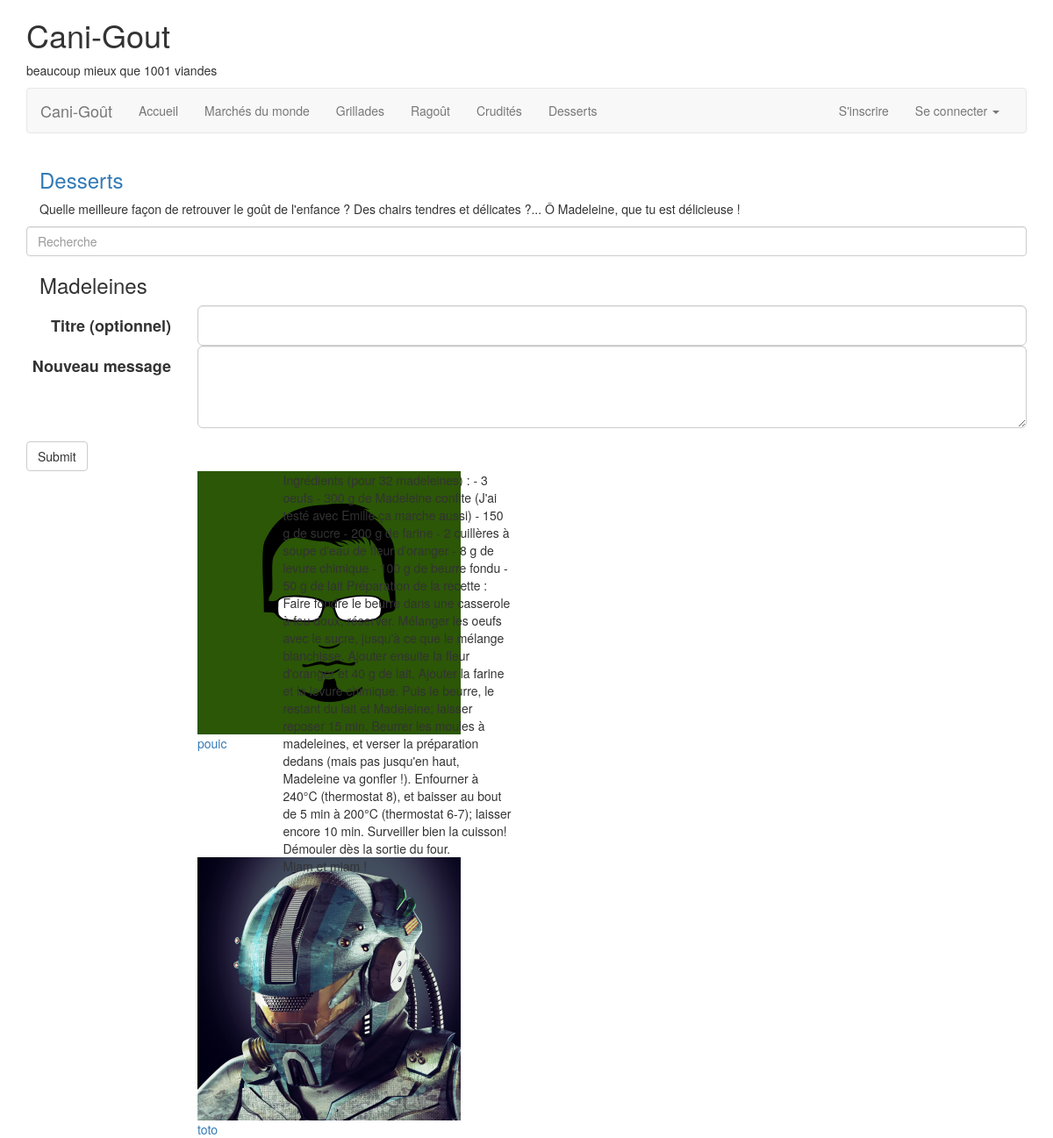
The page /Desserts/Madeleines on the database its author committed.
### tables this page shows
CREATE TABLE IF NOT EXISTS `category` (
  `id` int(11) NOT NULL AUTO_INCREMENT,
  `name` varchar(512) NOT NULL,
  `description` varchar(4096) NOT NULL,
  PRIMARY KEY (`id`),
  UNIQUE KEY `name` (`name`)
);

CREATE TABLE IF NOT EXISTS `topic` (
  `id` int(11) NOT NULL AUTO_INCREMENT,
  `name` varchar(1024) NOT NULL,
  `id_category` int(11) NOT NULL,
  `id_user` int(11) NOT NULL,
  PRIMARY KEY (`id`),
  KEY `id_category` (`id_category`),
  KEY `id_user` (`id_user`)
);

CREATE TABLE IF NOT EXISTS `post` (
  `id` int(11) NOT NULL AUTO_INCREMENT,
  `title` varchar(1024) NOT NULL,
  `content` varchar(8192) NOT NULL,
  `id_topic` int(11) NOT NULL,
  `id_user` int(11) NOT NULL,
  `reported` int(11) NOT NULL DEFAULT '0',
  `deleted` int(11) NOT NULL DEFAULT '0',
  PRIMARY KEY (`id`),
  KEY `id_user` (`id_user`),
  KEY `id_topic` (`id_topic`)
);

CREATE TABLE IF NOT EXISTS `user` (
  `id` int(11) NOT NULL AUTO_INCREMENT,
  `login` varchar(256) NOT NULL,
  `email` varchar(512) NOT NULL,
  `password` varchar(512) NOT NULL,
  `avatar` varchar(1024) NOT NULL DEFAULT 'avatar00.jpg',
  `birthdate` date NOT NULL DEFAULT '0000-00-00',
  `description` varchar(1024) NOT NULL,
  `id_permission` int(11) NOT NULL DEFAULT '3',
  `date_register` timestamp NOT NULL DEFAULT CURRENT_TIMESTAMP,
  `log_tchat_date` timestamp NOT NULL DEFAULT '2000-12-31 23:00:00',
  PRIMARY KEY (`id`),
  UNIQUE KEY `login` (`login`,`email`),
  KEY `id_permission` (`id_permission`)
);

### apps/skel.php (called while the page is built)
<?php
require('./views/skel.phtml');
?>

### apps/header.php (called while the page is built)
<?php
require('views/header.phtml');
?>

### apps/navbar.php (called while the page is built, shortened)
<?php
require('views/navbar.phtml');
?>

### models/CategoryManager.class.php (called while the page is built, shortened)
<?php
class CategoryManager
{
	private $link;
	public function __construct($link){
		$this->link = $link;
	}
	public function selectByName($category_name){
		$request = "SELECT * FROM category WHERE name='".$category_name."'";
		$res = mysqli_query($this->link, $request);
		if($res){
			$category = mysqli_fetch_object($res, 'Category', array($this->link));
			return $category;
		}else{
			throw new Exception("Erreur : Votre requête n'a pas abouti.");
		}
	}
	public function selectAll(){
		$request = "SELECT * FROM category";
		$res = mysqli_query($this->link, $request);
		if($res){
			$resultat = array();
			while ($category = mysqli_fetch_object($res, 'Category', array($this->link)))
			{
				$resultat[] = $category;
			}
			return $resultat;
		}else{
			throw new Exception("Erreur : Votre requête n'a pas abouti.");
		}
	}
}
?>

### models/Category.class.php (called while the page is built, shortened)
<?php
class Category{
	private $name;
	private $description;
	private $link;
	public function __construct($link)
	{
		$this->link = $link;
	}
	public function getName(){
		return $this->name;
	}
	public function getDescription(){
		return $this->description;
	}
	public function selectByName($name)
	{
		$name=mysqli_real_escape_string($this->link, $name);
		$request="SELECT * FROM topic WHERE name='".$name."'";
		$res=mysqli_query($this->link, $request);
		if($res)
		{
			$topic=mysqli_fetch_object($res, 'Topic', array($this->link));
			return $topic;
		}
		else
		{
			throw new Exception("Error Processing Request");
		}
	}
}
?>

### apps/content.php (called while the page is built)
<?php
require('./views/content.phtml');
?>

### apps/singlecategory.php (called while the page is built)
<?php
$name=str_replace('_', ' ', $_GET['category']);
$categoryManager=new CategoryManager($link);
$singleCategory=$categoryManager->selectByName($name);
$category = $singleCategory;
require('views/singlecategory.phtml');
?>

### apps/search.php (called while the page is built)
<?php
require('views/search.phtml');
?>

### apps/display-SinglelistTopics.php (called while the page is built)
<?php
$topic = $category->selectByName(str_replace('_', ' ', $_GET['topic']));
$listposts = $topic->selectAll();
require('views/SingleCatlistTopic.phtml');
?>

### models/Topic.class.php (called while the page is built, shortened)
<?php
class Topic{
private $id;
private $name;
private $link;
public function __construct($link)
{
	$this->link=$link;
}
	public function getName()
	{
		return $this->name;
	}
	public function selectAll()
	{
		$request="SELECT * FROM post WHERE id_topic='".$this->id."'";
		$res=mysqli_query($this->link, $request);
		if($res)
		{
			$request="SELECT * FROM post WHERE id_topic='".$this->id."'";
			$res=mysqli_query($this->link, $request);
			if($res)
			{
				$listPost=array();
				while($post=mysqli_fetch_object($res, 'Post', array($this->link)))
				{
					$listPost[]=$post;
				}
				return $listPost;
			}
			else
				{
					throw new Exception('rien !');
				}
		}
	}
}
?>

### models/Post.class.php (called while the page is built, shortened)
<?php
class Post
{
	private $content;
	private $id_user;
	public function __construct($link)
	{
		$this->link=$link;
	}
	public function getContent()
	{
		return $this->content;
	}
	public function getAuthor()
	{
		$manager = new UserManager($this->link);
		$author = $manager->selectById($this->id_user);
		return $author;
	}
}
?>

### models/UserManager.class.php (called while the page is built, shortened)
<?php
class UserManager
{
	private $link;
	public function __construct($link)
	{
		$this->link = $link;
	}
	public function selectById($id)
	{
		$request = "SELECT * FROM user WHERE id='".intval($id)."'";
		$res = mysqli_query($this->link, $request);
		$user = mysqli_fetch_object($res, 'User', array($this->link));
		if($user==null)
		{
			throw new Exception("Erreur : Cet identifiant n'existe pas.");
		}
		else
		{
			return $user;
		}
	}
}
?>

### views/navbar-category.phtml (the view)
<li><a href="category/<?=htmlentities(str_replace(' ', '_', $category->getName()))?>"><?=ucfirst(htmlentities($category->getName()))?></a></li>

### index.php (shortened to what this page needs)
<?php
$search= "";
$pageList = array('home','category','profil','register','admin','singlecategory', 'createPost', 'remotePost', 'tchat');
$page = 'home';
if (isset($_GET['page']) && in_array($_GET['page'], $pageList))
	$page = $_GET['page'];
if (isset($_SERVER['HTTP_X_REQUESTED_WITH']) && $_SERVER['HTTP_X_REQUESTED_WITH'] == 'XMLHttpRequest'){
	require('apps/'.$page.'.php');
}else{
	require('apps/skel.php');
}
?>

### views/skel.phtml (shortened to what this page needs)
<!DOCTYPE html>
<html lang="fr">
	<head>
		<link rel="stylesheet/less" href="public/styles/mixins.less">
		<link rel="stylesheet" href="https://maxcdn.bootstrapcdn.com/font-awesome/4.4.0/css/font-awesome.min.css">
		<link rel="stylesheet" href="https://maxcdn.bootstrapcdn.com/bootstrap/3.3.5/css/bootstrap.min.css">
		<link rel="stylesheet/less" href="public/styles/style.less">
		<link rel="stylesheet/less" href="public/styles/style-admin.less">
		<link rel="stylesheet/less" href="public/styles/style-tchat.less">
		<link rel="stylesheet/less" href="public/styles/style-visite.less">
	</head>
	<body>
		<div class="container-fluid">
			<?php require('./apps/header.php'); ?>
			<div class="container">
			<?php require('./apps/content.php'); ?>
			</div>
	</body>
</html>

### views/header.phtml
<header class="header container">
	<div class="cadre-header">
	<h1>Cani-Gout</h1>
	<p>beaucoup mieux que  1001 viandes</p>
	</div>
	<?php require('apps/navbar.php');?>
</header>

### views/navbar.phtml (shortened to what this page needs)
<nav class="navbar navbar-default navfont">
	<div class="container-fluid">
		<div class="navbar-header">
			<a class="navbar-brand" href="home">Cani-Goût</a>
		</div>
		<div class="collapse navbar-collapse" id="bs-example-navbar-collapse-1">
			<ul class="nav navbar-nav">
		        <li><a href="home">Accueil</a></li>
		        <?php require('apps/display-navbar-categories.php'); ?>
		    </ul>
			<ul class="nav navbar-nav navbar-right">
				<?php if(!isset($_SESSION['login'])){ ?>
				<li><a href="register">S'inscrire</a></li>
				<?php }?>
		        <li class="dropdown dropdown-module">
				<?php if(isset($_SESSION['login'], $_SESSION['permission'])){
						if($_SESSION['permission'] == "admin"){
	        				require('views/navbar-admin.phtml');
						}
						else
						{
	        				require('views/navbar-user.phtml');
						}
        			}
        			else
        			{
        				require('views/navbar-login.phtml');
        			} ?>
				</li>
		    </ul>
		</div>
	</div>
</nav>

### apps/display-navbar-categories.php
<?php
$manager = new CategoryManager($link);
try
{
	$categories = $manager-> selectAll();
	$i=0;
	while($i < count($categories))
	{
		$category = $categories[$i];
		require('views/navbar-category.phtml');
		$i++;
	}
}
catch(Exception $exception)
{
 header('Location:error');
}
?>

### views/navbar-login.phtml (shortened to what this page needs)
<a href="#" class="dropdown-toggle" data-toggle="dropdown" role="button" aria-haspopup="true" aria-expanded="false">Se connecter <span class="caret"></span></a>

### views/content.phtml
<div class="container-fluid content">
	<?php
	require("./apps/$page.php");
	?>
</div>

### views/singlecategory.phtml
<div class="row singlecategory">
	<div class="col-xs-12 forum">
		<a href="category/<?=htmlentities(str_replace(' ', '_', $category->getName()))?>"><h3><?=htmlentities($category->getName())?></h3></a>
		<p><?=htmlentities($category->getDescription())?></p>
		<?php require ('apps/display-SinglelistTopics.php');?>
	</div>
</div>

### views/search.phtml
<div class="row search">
	<form action="" method="post">
		<input type="text" name="search" placeholder="Recherche" class="form-control" autofocus value="<?=$search?>">
	</form>
</div>

### views/SingleCatlistTopic.phtml
<?php require('apps/search.php'); ?>
<div class="row">
	<div class="col-lg-9 col-md-9 col-sm-9 col-xs-12">
		<h3><?=htmlentities($topic->getName())?></h3>
	</div>
	<div class="col-lg-3 col-md-3 col-sm-3 col-xs-12">
	</div>
</div>
<div class="row">
	<div class="col-lg-12 col-md-12 col-sm-12 col-xs-12">
	<?php require('views/createPost.phtml');?>
	</div>
</div>
<div class="row">
	<div class="col-lg-2 col-md-2 col-sm-2 col-xs-2">
	</div>
	<div class="col-lg-6 col-md-6 col-sm-6 col-xs-12 rules">
	<div class="searchResult">
	<?php require('apps/listPost_single.php');?>
	</div>
	</div>
	<div class="col-lg-4 col-md-4 col-sm-4 col-xs-12 infolastpost">
	</div>
</div>

### views/createPost.phtml (shortened to what this page needs)
<form class="form-horizontal" method="POST">
	  <div class="form-group form-group-lg">
		<div class="row">
		    <label class="col-sm-2 control-label" for="formGroupInputLarge">Titre (optionnel) </label>
		    <div class="col-sm-10">
		      <input class="form-control" type="text" id="newpost" name="newpost" autofocus>
		    </div>
		</div>
		<div class="row">
		    <label class="col-sm-2 control-label" for="formGroupInputLarge">Nouveau message </label>
		      <div class="col-sm-10">
		    	<textarea class="form-control" rows="3"></textarea>
			</div>
		</div>
	</div>
		<div class="row">
			<div>
				<input type="submit" class="btn btn-default" name="validation" />
			</div>
		</div>
	</div>

### apps/listPost_single.php (shortened to what this page needs)
<?php
if(isset($_GET['search']) && $_GET['search'] !="")
{
	$search=$_GET['search'];
	$catManager = new Category($link);
	$topManager = new Topic($link);
	try
		{
		$category_name=str_replace('_', ' ', $_GET['category']);
		$topic_name=str_replace('_', ' ', $_GET['topic']);
		$this_topic=$catManager->selectByName($topic_name);
		$id_topic=$this_topic->getId();
		$found=$topManager->searchTopicPosts($id_topic,$search);
			$i=0;
			while($i<count($found))
			{
				$post=$found[$i];
				require('views/listPostSingle.phtml');
			$i++;
			}
		}
		catch(Exception $e)
		{
			$error=$e->getMessage();
		}
}
else
{
	foreach($listposts as $post)
	{
	require('views/listPostSingle.phtml');
	}
}
?>

### views/listPostSingle.phtml (shortened to what this page needs)
<div class="row listPostSingle">
	<div class="col-lg-2 col-md-2 col-sm-2 col-xs-12 autor">
		<img src="public/img/<?=htmlentities($post->getAuthor()->getAvatar())?>" alt="">
		<a href="profil/<?=htmlentities($post->getAuthor()->getLogin())?>"><?=htmlentities($post->getAuthor()->getLogin())?></a>
	</div>
	<div class="col-lg-6 col-md-6 col-sm-6 col-xs-12 rules">
		<?=htmlentities($post->getContent())?>
	</div>
	<div class="col-lg-4 col-md-4 col-sm-4 col-xs-12 infolastpost"></div>
</div>

### rows shown on the page
category: name "Marchés du monde"
category: name "Grillades"
category: name "Ragoût"
category: name "Crudités"
category: name "Desserts", description "Quelle meilleure façon de retrouver le goût de l'enfance ? Des chairs tendres et délicates ?... Ô Madeleine, que tu est délicieuse !"
topic: name "Madeleines"
post: id_user.avatar (picture), id_user.login "pouic", content "Ingrédients (pour 32 madeleines) : - 3 oeufs - 300 g de Madeleine confite (J'ai testé avec Emilie ça marche aussi) - 150 g de sucre - 200 g de farine - 2 cuillères à soupe d'eau de fleur d'oranger - 8 g de levure chimique - 100 g de beurre fondu - 50 g de lait Préparation de la recette : Faire fondre le beurre dans une casserole à feu doux, réserver. Mélanger les oeufs avec le sucre, jusqu'à ce que le mélange blanchisse. Ajouter ensuite la fleur d'oranger et 40 g de lait. Ajouter la farine et la levure chimique. Puis le beurre, le restant du lait et Madeleine; laisser reposer 15 min. Beurrer les moules à madeleines, et verser la préparation dedans (mais pas jusqu'en haut, Madeleine va…"
post: id_user.avatar (picture), id_user.login "toto", content "Miam et miam !"
